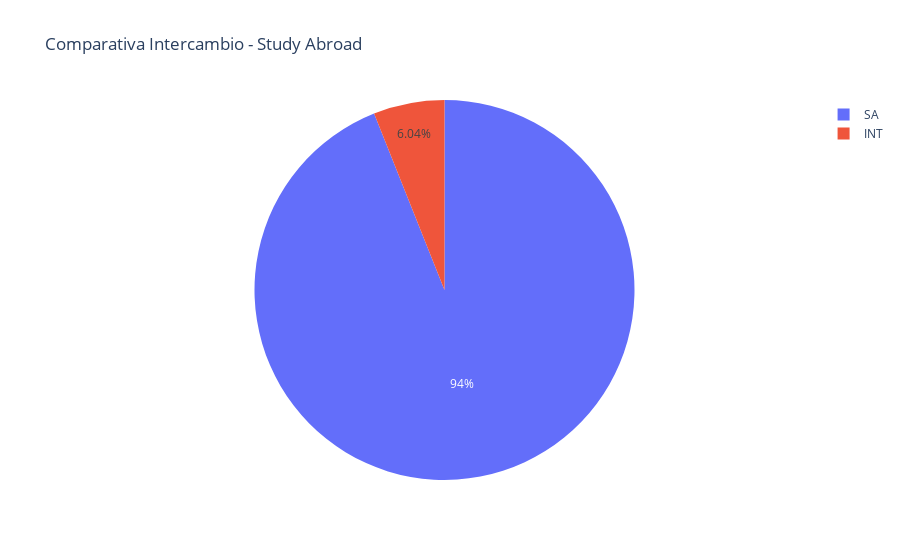

Write notebook code for a chart like this one.
### Code cell
fig = px.pie(test, values='Instancia', names='P_Int', title='Comparativa Intercambio - Study Abroad')
fig.show()

### Figure 1 — Plotly figure (JSON) as saved in the notebook; plotly's stock layout.template omitted (floating-point values rounded to 4 significant figures; data arrays with more than 128 entries replaced by an {"elided": "..."} marker saying what was removed)
{"data": [{"domain": {"x": [0, 1], "y": [0, 1]}, "hovertemplate": "P_Int=%{label}<br>Instancia=%{value}<extra></extra>", "labels": {"elided": "9263 str values"}, "legendgroup": "", "name": "", "showlegend": true, "type": "pie", "values": {"elided": "9263 int values"}}], "layout": {"legend": {"tracegroupgap": 0}, "title": {"text": "Comparativa Intercambio - Study Abroad"}}}
